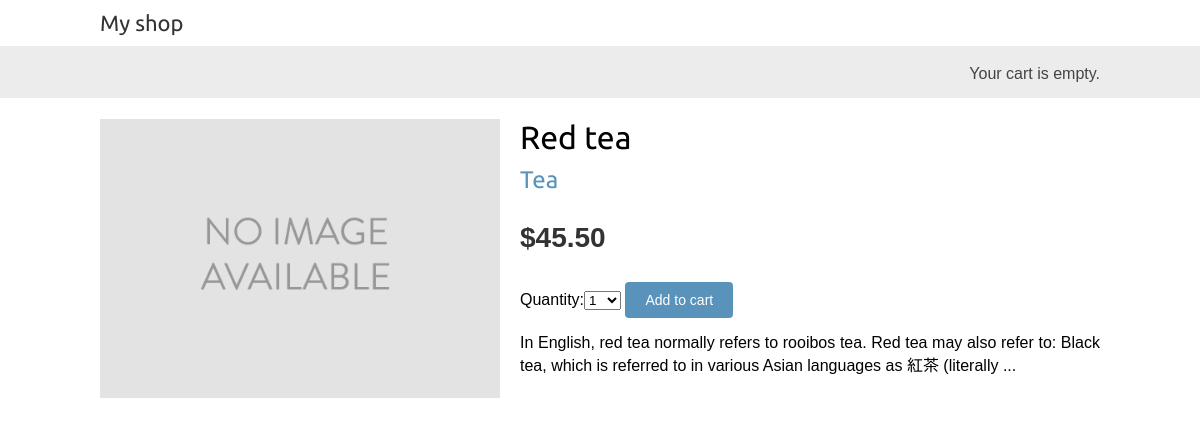
/2/red-tea/, run on the app's committed database.
### shop/models.py (models this page shows, shortened)
class Product(models.Model):
    category = models.ForeignKey(
        Category, related_name='products', on_delete=models.CASCADE)
    name = models.CharField(max_length=200, db_index=True)
    slug = models.SlugField(max_length=200, db_index=True)
    image = models.ImageField(upload_to='products/%Y/%m/%d', blank=True)
    description = models.TextField(blank=True)
    price = models.DecimalField(max_digits=10, decimal_places=2)
    available = models.BooleanField(default=True)
    created = models.DateTimeField(auto_now_add=True)
    updated = models.DateTimeField(auto_now=True)
    class Meta:
        ordering = ('name',)
        index_together = (('id', 'slug'),)

class Category(models.Model):
    name = models.CharField(max_length=200, db_index=True)
    slug = models.SlugField(max_length=200, unique=True)
    class Meta:
        ordering = ('name',)
        verbose_name = 'category'
        verbose_name_plural = 'categories'
    def get_absolute_url(self):
        return reverse('shop:product_list_by_category', args=[self.slug])
    def __str__(self):
        return self.name

### shop/views.py (the view)
# urls.py: path('<int:id>/<slug:slug>/', views.product_detail, name='product_detail')
def product_detail(request, id, slug):
    product = get_object_or_404(Product, id=id, slug=slug, available=True)
    cart_product_form = CartAddProductForm()
    return render(request, 'shop/product/detail.html', {'product': product, 'cart_product_form': cart_product_form})

### cart/forms.py
class CartAddProductForm(forms.Form):
    quantity = forms.TypedChoiceField(
        choices=PRODUCT_QUANTITY_CHOICES, coerce=int)
    override = forms.BooleanField(
        required=False, initial=False, widget=forms.HiddenInput)

### cart/cart.py (called while the page is built)
    def __len__(self):
        return sum(item['quantity'] for item in self.cart.values())

### cart/context_processors.py (called while the page is built)
def cart(request):
    return {'cart': Cart(request)}

### shop/templates/shop/product/detail.html (shortened to what this page needs)
{% extends "shop/base.html" %}
{% load static %}
{% block content %}
<div class="product-detail">
    <img src="{% if product.image %}{{ product.image.url }}{% else %}
{% static "img/no_image.png" %}{% endif %}">
    <h1>{{ product.name }}</h1>
    <h2>
        <a href="{{ product.category.get_absolute_url }}">
            {{ product.category }}
        </a>
    </h2>
    <p class="price">${{ product.price }}</p>
    <form action="{% url "cart:cart_add" product.id %}" method="post">
        {{ cart_product_form }}
        <input type="submit" value="Add to cart">
    </form>
    {{ product.description|linebreaks }}
</div>
{% endblock %}

### shop/static/css/base.css (style rules this page uses)
body { margin: 0; padding: 0; font-family: helvetica, sans-serif; }
h1, h2, h3, h4, h5, h6 { font-family: 'Ubuntu', sans-serif; font-weight: normal; }
a { text-decoration: none; color: #5993bb; }
a.button, input[type="submit"] { color: #fff; background: #5993bb; border-radius: 4px; padding: 10px 20px; font-size: 14px; border: 0; }
.product-detail { text-align: justify; }
.product-detail .price { color: #333; font-size: 28px; font-weight: bold; }
.product-detail img { width: 40%; float: left; padding: 0 20px 20px 0; }
.product-detail h1 { margin-bottom: 0; }
.product-detail h2 { margin-top: 10px; }

### data on the page
Product: name "Red tea", category "Tea", price "45.50", description "In English, red tea normally refers to rooibos tea. Red tea may also refer to: Black tea, which is referred to in various Asian languages as 紅茶 (literally ..."
